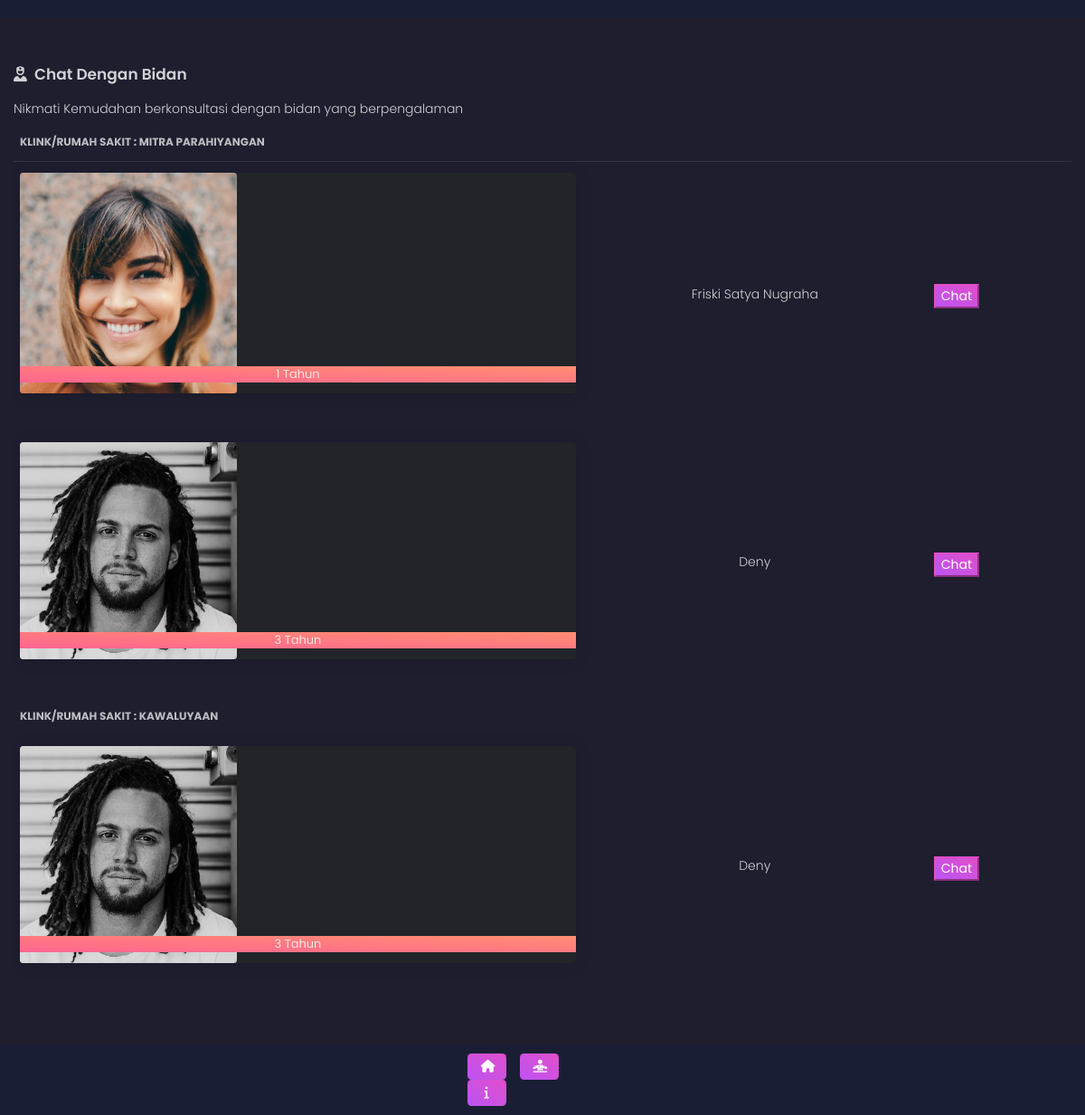
The page /index.php/c_index/chat_bidan on the database as committed earlier.
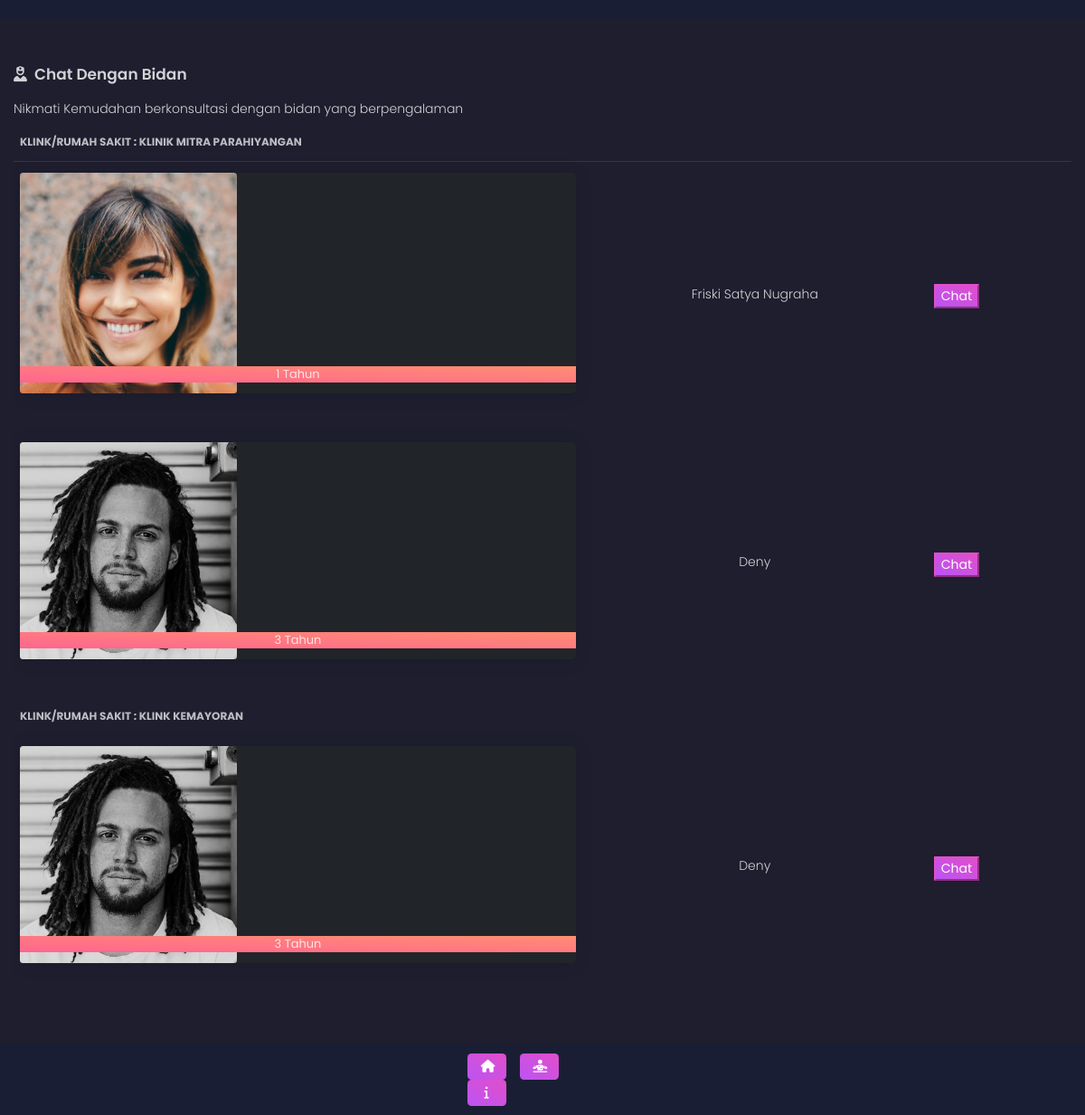
The same page on the database as committed later.
### tables this page shows
CREATE TABLE `t_klinik` (
  `id_klinik` int(11) NOT NULL,
  `nama_klinik` varchar(500) NOT NULL,
  `alamat_klinik` varchar(2000) NOT NULL,
  `telp_klinik` varchar(2000) NOT NULL,
  `keterangan` varchar(2000) NOT NULL,
  `tentang` varchar(5000) NOT NULL,
  `status` int(11) NOT NULL DEFAULT 0
);

CREATE TABLE `t_bidan` (
  `id_bidan` int(11) NOT NULL,
  `nama_bidan` varchar(500) NOT NULL,
  `gelar` varchar(2000) NOT NULL,
  `alamat_bidan` varchar(2000) NOT NULL,
  `telp_bidan` varchar(2000) NOT NULL,
  `mulai_bekerja` date DEFAULT NULL,
  `img_profile` varchar(2000) NOT NULL
);

### application/libraries/Template.php (called while the page is built)
<?php if ( ! defined('BASEPATH')) exit('No direct script access allowed');
class Template {
	var $template_data = array();
	function set($name, $value)
	{
		$this->template_data[$name] = $value;
	}
	function load($template = '', $view = '', $view_data = array(), $return = FALSE)
	{
		$this->CI =& get_instance();
		$this->set('contents', $this->CI->load->view($view, $view_data, TRUE));
		return $this->CI->load->view($template, $this->template_data, $return);
	}
}

### application/controllers/C_index.php (called while the page is built, shortened)
<?php
class C_index extends CI_Controller {
    public function chat_bidan()
	{
        $data['rs_bidan'] = $this->M_bidan->getAllBidan();
        $data['rs_klinik'] = $this->M_klinik->getAllKlinik();
		$this->template->load('static','chat_bidan',$data);
	}
}

### index.php (called while the page is built, shortened)
<?php
require_once BASEPATH.'core/CodeIgniter.php';

### application/models/M_klinik.php (called while the page is built, shortened)
<?php
class M_klinik extends CI_Model {
	public function getAllKlinik()
	{
		return $this->db->get('t_klinik')->result();
	}
}

### application/views/chat_bidan.php (the view)
<div class="container-fluid">
    <h4 class="title"><i class="fas fa-user-nurse"></i>&nbsp Chat Dengan Bidan</h4>
    <p>Nikmati Kemudahan berkonsultasi dengan bidan yang berpengalaman</p>
    <div class="table-responsive">
        <table class="table table-shopping">
            <?php
            foreach($rs_klinik as $klinik){
            ?>
            <thead>
                <tr>
                    <th class="text-left" colspan="3">Klink/Rumah Sakit : <?=$klinik->nama_klinik?></th>
                </tr>
            </thead>
            <tbody>
                <?php
                $query_anggota = $this->db->query("
                    SELECT
                        tb.id_bidan,
                        tb.nama_bidan,
                        tb.mulai_bekerja,
                        tb.img_profile
                    FROM
                        t_klinik_anggota tka,
                        t_bidan tb
                    WHERE
                        tka.id_klinik = '$klinik->id_klinik'
                        AND tka.id_bidan = tb.id_bidan
                ")->result();
                foreach($query_anggota as $bidan){
                    $awal  = date_create($bidan->mulai_bekerja);
                    $akhir = date_create();
                    $diff  = date_diff( $awal, $akhir );
                ?>
                <tr>
                    <td>
                        <div class="img-container">
                            <div class="card bg-dark text-white">
                                <img class="card-img" src="<?= base_url()?>/assets/img/<?=$bidan->img_profile?>" alt="bidan"
                                    style="width: 15rem;">
                                <div class="card-img-overlay d-flex h-10 flex-column justify-content-end p-0">
                                    <h5 class="card-title text-center btn-warning"><?= $diff->y?> Tahun</h5>
                                </div>
                            </div>
                        </div>
                    </td>
                    <td>
                        <p class="text-center text-capitalize"><?=$bidan->nama_bidan?></p>
                    </td>
                    <td>
                        <button class="btn-xm btn-primary">Chat</button>
                    </td>
                </tr>
                <?php } ?>
            </tbody>
            <?php } ?>
        </table>
    </div>
</div>

### application/views/static.php (shortened to what this page needs)
<!DOCTYPE html>
<html lang="en">
<head>
    <link href="<?= base_url()?>/assets/css/nucleo-icons.css" rel="stylesheet" />
    <link href="<?= base_url()?>/assets/css/black-dashboard.css?v=1.0.0" rel="stylesheet" />
    <link href="<?= base_url()?>/assets/demo/demo.css" rel="stylesheet" />
</head>
<body class="">
    <?php $segment = $this->uri->segment(1);?>
    <nav class="navbar fixed-top navbar-light" style="color:#fff;">
    </nav>
    <div style="padding-top:70px;padding-bottom:100px;">
        <?= $contents?>
    </div>
    <nav class="navbar fixed-bottom navbar-light justify-content-center" style="color:#fff;">
      <div class="row">
        <a class="btn btn-<?= $segment == "C_index"?"success":"primary" ?> btn-sm col-3" href="<?=base_url("C_index")?>">
          <i class="fas fa-home"></i></i> <span class="reactive-mobile"><sub>Beranda</sub></span>
        </a>
        <a class="btn btn-<?= $segment == "C_profile_kehamilan"?"success":"primary" ?> btn-sm col-3" href="<?=base_url("C_profile_kehamilan")?>">
          <i class="fas fa-diagnoses"></i></i> <span class="reactive-mobile"><sub>Profile Kehamilan</sub></span>
        </a>
        <a class="btn btn-<?= $segment == "C_tentang"?"success":"primary" ?> btn-sm col-3" href="<?=base_url("C_tentang")?>">
          <i class="fas fa-info"></i></i> <span class="reactive-mobile"><sub>Tentang</sub></span>
        </a>
      </div>
    </nav>
</body>
</html>

Rows that differ between the two databases and show on the page:
changed t_klinik: nama_klinik "MITRA PARAHIYANGAN" → "KLINIK MITRA PARAHIYANGAN"
changed t_klinik: nama_klinik "KAWALUYAAN" → "KLINK KEMAYORAN"
